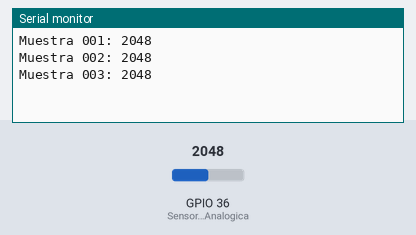
The sketch below on a simulated ESP32. Parts: the last lines printed to the serial monitor. The inputs (shaded band) are chosen by the test bench; at power-on: GPIO 36 (SensorSalidaAnalogica) = 2048.

Above: at 1.4 s.
1.5 s: GPIO 36 (SensorSalidaAnalogica) set to 2866
At 2.0 s:
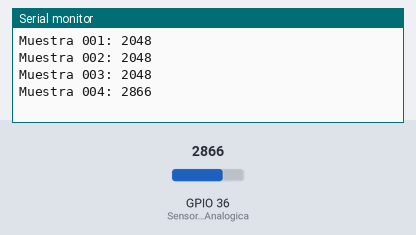
3.0 s: GPIO 36 (SensorSalidaAnalogica) set to 3603
At 3.5 s:
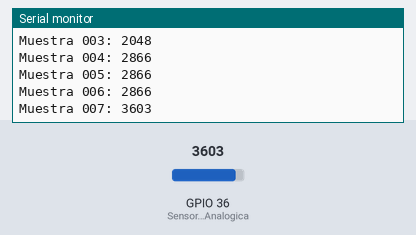
Timing chart, 0 to 6.0 s (numbered marks = the images above; inputs shaded):
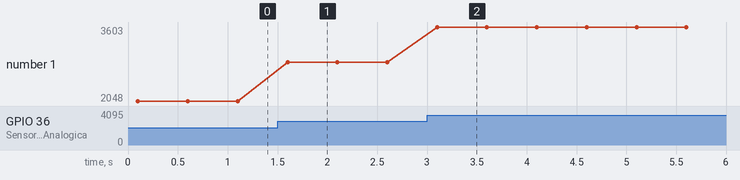

Measured:
- after the input at 1.5 s, the serial monitor: prints a new line after 0.10 s (image 1)
- after the input at 3.0 s, the serial monitor: prints a new line after 0.10 s (image 2)
- plotted number 1: 2048 → 2866 after the input at 1.5 s, 2866 → 3603 after the input at 3.0 s

The sketch:

calibra.ino
```cpp
/*
 * Toma muestras del sensor de humedad
 * Està conectado a la entrada A0
 */

// YL-38 sensor de humedad
byte SensorSalidaAnalogica = A0;
byte AlimentacionSensor    = 5;      //D1

#define NUM_MUESTRAS 100
unsigned long i = 0, valor, acum = 0, maxi = 0, mini = 10000;

unsigned int leeSensor(){
  digitalWrite(AlimentacionSensor, HIGH);
  delay(100); // Espero un poquito
  valor = analogRead(SensorSalidaAnalogica);
  digitalWrite(AlimentacionSensor, LOW);
  return valor;
}

void setup() {
  Serial.begin(115200);
  pinMode(AlimentacionSensor, OUTPUT);
}

void loop() {
  if(i == NUM_MUESTRAS){
    Serial.printf("Valor medio: %3d. Máx: %ld. Mín: %ld %\n", acum/i, maxi, mini);
    acum = 0; maxi = 0; mini = 10000; i = 0;
  }
  valor = leeSensor();
  acum += valor;
  if(valor > maxi) maxi = valor;
  if(valor < mini) mini = valor;
  i++;
  Serial.printf("Muestra %03ld: %ld\n" , i, valor);
  delay(400);
}
```
